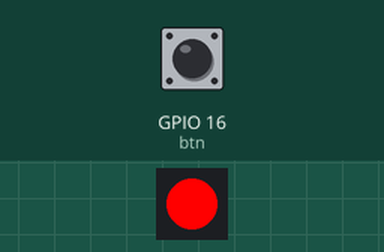
Recording of a program running on a simulated Raspberry Pi (BCM pin numbers). Parts: 1 RGB LEDs in strip order, left to right. Inputs (shaded band) come from the test bench; at power-on: GPIO 16 (btn) HIGH. No MQTT or app messages arrive unless stated; what the program prints to the terminal is not drawn. At 3.4 s the program stops and its outputs stay as they are.

Above: at 0.45 s.
At 0.85 s:
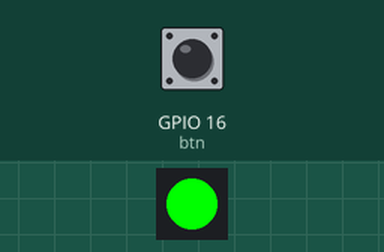
At 1.66 s:
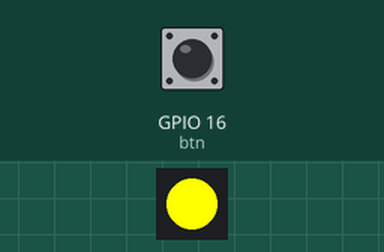
At 3.1 s:
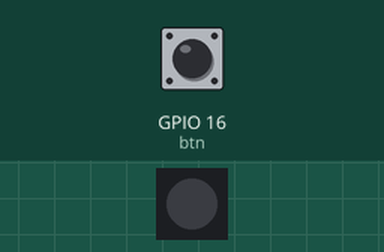
Timing chart, 0 to 4.6 s (numbered marks = the images above):
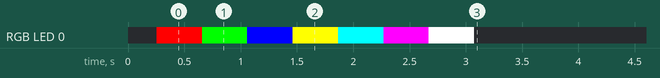

Measured:
- by itself, RGB LED 0: off → RGB(255, 0, 0) at 0.26 s, → RGB(0, 255, 0) 0.40 s later, → RGB(0, 0, 255) 0.40 s later, → RGB(255, 255, 0) 0.40 s later, … (8 changes in this stretch)

The program:

demo_button_rgb.py
```python
"""ボタンでRGB LEDの色を切り替え、MQTTで状態を通知"""
import os, sys, time, json
os.environ["GPIOZERO_PIN_FACTORY"] = "mock"
sys.path.insert(0, "/opt/iot-app")

from gpiozero import Device, Button, RGBLED
from gpiozero.pins.mock import MockFactory, MockPWMPin
import paho.mqtt.client as mqtt

Device.pin_factory = MockFactory(pin_class=MockPWMPin)

btn = Button(16, pull_up=True)
rgb = RGBLED(22, 23, 24)

# MQTT接続
client = mqtt.Client(client_id="demo-button-rgb")
client.connect("mosquitto", 1883, 60)
client.loop_start()

# 色パターン
COLORS = [
    ("赤",     (1, 0, 0)),
    ("緑",     (0, 1, 0)),
    ("青",     (0, 0, 1)),
    ("黄",     (1, 1, 0)),
    ("シアン",  (0, 1, 1)),
    ("マゼンタ",(1, 0, 1)),
    ("白",     (1, 1, 1)),
    ("消灯",   (0, 0, 0)),
]

print("=" * 50)
print("  ボタン → RGB LED 制御デモ")
print("  ボタンを押すたびに色が変わります")
print("=" * 50)

color_idx = 0

for i in range(8):
    # ボタン押下をシミュレーション
    print(f"\n--- ボタン押下 [{i+1}/8] ---")
    btn.pin.drive_low()   # press
    time.sleep(0.1)
    btn.pin.drive_high()  # release

    # 色を変更
    name, color = COLORS[color_idx]
    rgb.color = color
    color_idx = (color_idx + 1) % len(COLORS)

    print(f"  色: {name} ({color})")
    print(f"  RGB値: R={rgb.red:.1f} G={rgb.green:.1f} B={rgb.blue:.1f}")
    print(f"  ボタン状態: pressed={btn.is_pressed}")

    # MQTTで通知
    payload = json.dumps({
        "event": "color_change",
        "color_name": name,
        "rgb": list(color),
        "press_count": i + 1,
    })
    client.publish("iot/demo/rgb_status", payload)
    print(f"  MQTT送信: {payload}")

    time.sleep(0.3)

rgb.off()
client.loop_stop()
client.disconnect()
print("\n完了!")
```
